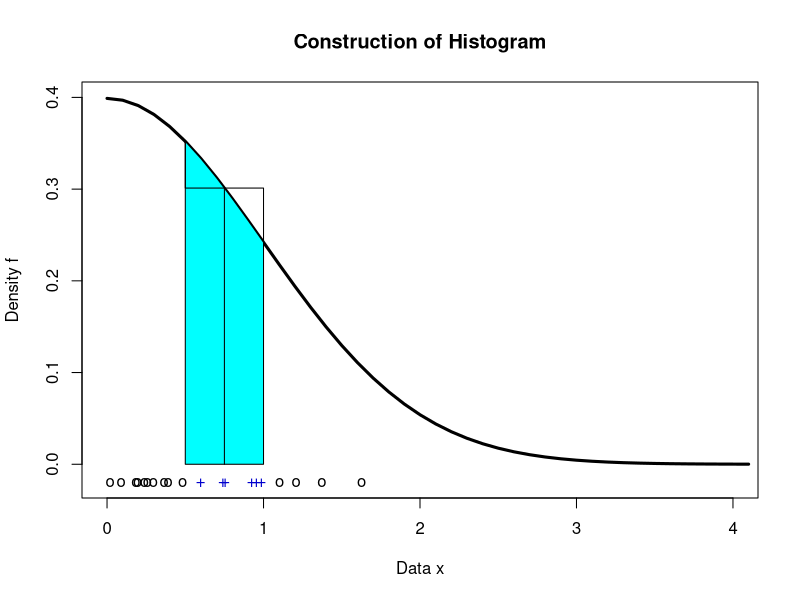

Reproduce this figure in R.

# clear variables and close windows
rm(list = ls(all = TRUE))
graphics.off()

# parameter settings
set.seed(10)
n  = 20   # number of observations
b0 = 0.5  # lower bound of bin
b1 = 1    # upper bound of bin 

x   = abs(rnorm(n, 0, 1))                        # absolute normal random numbers
xb  = subset(x, ((x <= b1) & (x >= b0)))         # data inside bin
x.o = subset(x, (x > b1) | (x < b0))             # data outside bin
xb  = cbind(xb, matrix(-0.02, length(xb), 1))    # set 0.02 below x axis
x.o = cbind(x.o, matrix(-0.02, length(x.o), 1))  # set 0.02 below x axis

grid = seq(0, 4.1, 0.1)  # grid
densgrid = cbind(grid, dnorm(grid))  # normal density over grid

# construction of bin
binmid = (b0 + b1)/2
fm = rbind(c(b0, dnorm(b0, 0, 1)), c(b0, dnorm(binmid, 0, 1)), c(binmid, dnorm(binmid, 
    0, 1)), c(binmid, 0))
fm = rbind(fm, c(binmid, dnorm(binmid, 0, 1)), c(b1, dnorm(binmid, 0, 1)), c(b1, dnorm(b1, 
    0, 1)))

plot(densgrid, type = "l", col = "black", lwd = 3, xlim = c(0, 4), ylab = "Density f", 
    xlab = "Data x", ylim = c(-0.02, 0.4))
title("Construction of Histogram")

# fillarea
gridarea = subset(grid, ((grid <= b1) & (grid >= b0)))
fillarea = dnorm(gridarea, 0, 1)
polygon(c(min(gridarea), gridarea, max(gridarea)), c(min(fillarea, 0), fillarea, min(fillarea, 
    0)), col = "cyan")
points(x.o, pch = "o", col = "black")
points(xb, pch = "+", col = "blue3")
lines(fm)
